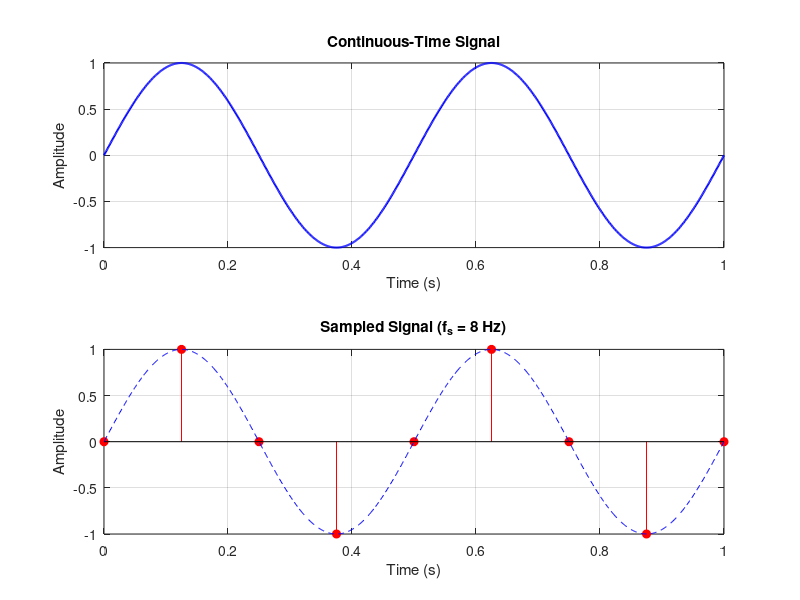

The MATLAB source for this figure:
clc;
clear all;
close all;

% Continuous-time signal
A = 1;              % Amplitude
f = 2;              % Frequency (Hz)
t = 0:0.001:1;      % Continuous time (very fine step)
x_cont = A * sin(2 * pi * f * t);   % Continuous signal

% Sampling frequency
fs = 8;             % Sampling frequency (samples per second)
Ts = 1/fs;          % Sampling period
n = 0:Ts:1;         % Discrete time points
x_samp = A * sin(2 * pi * f * n);   % Sampled signal

% Plotting
subplot(2,1,1);
plot(t, x_cont, 'b', 'LineWidth', 1.5);
title('Continuous-Time Signal');
xlabel('Time (s)');
ylabel('Amplitude');
grid on;

subplot(2,1,2);
stem(n, x_samp, 'r', 'filled');
hold on;
plot(t, x_cont, 'b--'); % show continuous as reference
title(['Sampled Signal (f_s = ' num2str(fs) ' Hz)']);
xlabel('Time (s)');
ylabel('Amplitude');
grid on;

